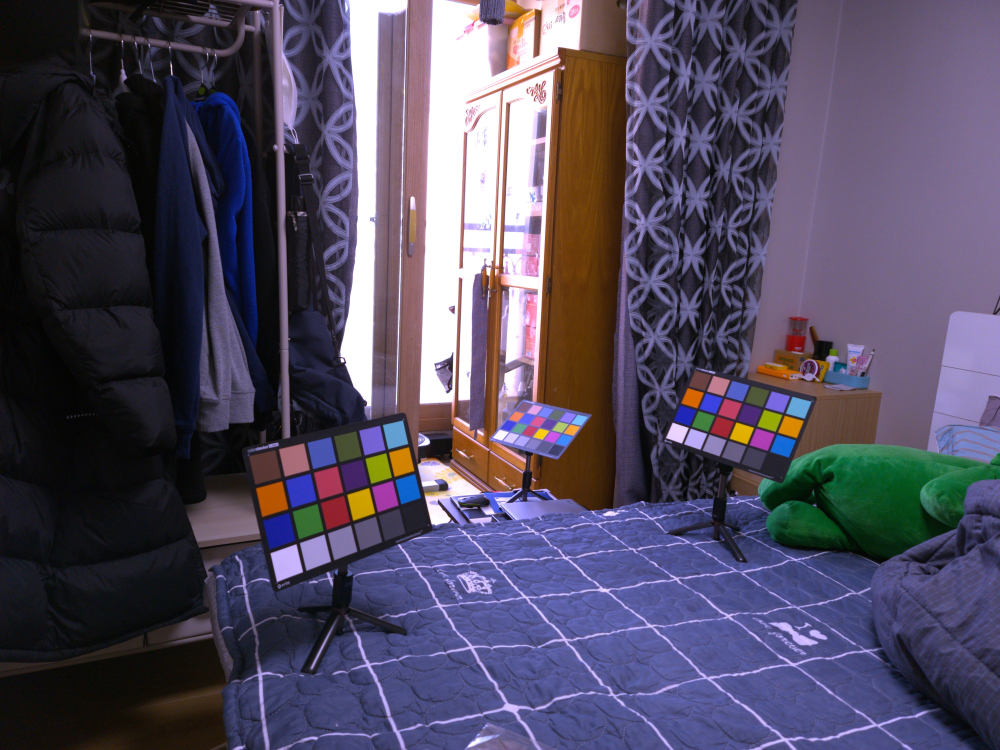
#> input picture Resultados/CorrectedMoment/0_ImagenCorregida_CorrectedMomentL2.jpg, 4000 x 3000 px, given as the content of the folder raw_images_2illuminants, which was not available (shown at 1/4 size)
$ python 'crear imagenes.py'
#> lines starting #> are read from the running program, lines starting #| are printed output that depends on the picture; pictures that were not available may be replaced by others from this repository, and a replacement may not be noted
### tfg.py
import cv2
import os
import seaborn as sns
import rawpy
import matplotlib.pyplot as plt
import csv
import pandas as pd
os.environ['OMP_NUM_THREADS'] = '10'
import numpy as np
from sklearn.tree import DecisionTreeRegressor
from scipy.spatial.distance import pdist
from sklearn.cluster import KMeans


class Illuminant_estimation():

    def __init__(self):
        self.images = []
        self.corrected_images = []
        self.groundtruth_images = []
        self.data_images = []
        self.r_groundtruth = []
        self.g_groundtruth = []
        self.r_trees = []
        self.g_trees = []
        self.ruta_images = os.path.abspath("galaxy")
        self.raw_1illuminant_images = []
        self.raw_2illuminant_images = []
        self.load_images()

    # [36 lines left out: function save_images, not called in this run]

    def load_images(self):
        carpeta = "raw_images_2illuminants"
        # Obtener la lista de todos los archivos en la carpeta
        archivos = os.listdir(carpeta)

        # Recorrer la lista de archivos y cargar las imágenes
        for archivo in archivos:
            ruta_archivo = os.path.join(carpeta, archivo)
            if os.path.isfile(ruta_archivo) and archivo.endswith(('.jpg', '.jpeg', '.png')):
                # Cargar la imagen
                img = cv2.imread(ruta_archivo)
#> img is the input picture: shape (3000, 4000, 3); mean B, G, R 96.1, 75.3, 82.1
                self.raw_2illuminant_images.append(img)

    # [593 lines left out: functions load_data, regression_tree_training, regression_tree_method, divide_image, gray_world_method, general_gray_world_method and 26 more, not called in this run]
        # rojo, verde, azul, amarillo,marron, naranja, rosa, blanco, gris, negro

### crear imagenes.py
from tfg import Illuminant_estimation
import cv2
import matplotlib.pyplot as plt
import os

test = Illuminant_estimation()


def imagen_comparativa():
    width, height = 500, 500
    space_width = 50

    # Cargar la imagen original y redimensionarla
    image = cv2.imread("galaxy/Place9/Place9_1.jpg")
    image = cv2.cvtColor(image, cv2.COLOR_BGR2RGB)
    image = cv2.resize(image, (width, height))
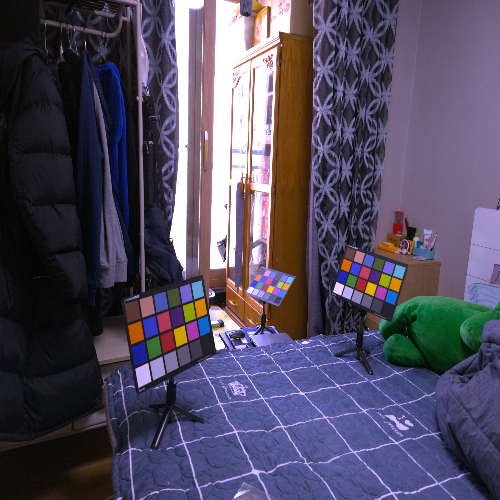
#> image: shape (500, 500, 3); mean R, G, B 82.4, 75.5, 96.1

    # Generar las cinco subimágenes
    subimages = []
    labels = ['L1', 'L2', 'L3', 'L4', 'L5']

    # Ruta de la carpeta que contiene las imágenes TIFF
    data = 'Resultados/CorrectedMoment'
    archivos = os.listdir(data)
    archivos.reverse()
    for i, archivo_tiff in enumerate(archivos):
        ruta_imagen = os.path.join(data, archivo_tiff)
        imagen = cv2.imread(ruta_imagen)
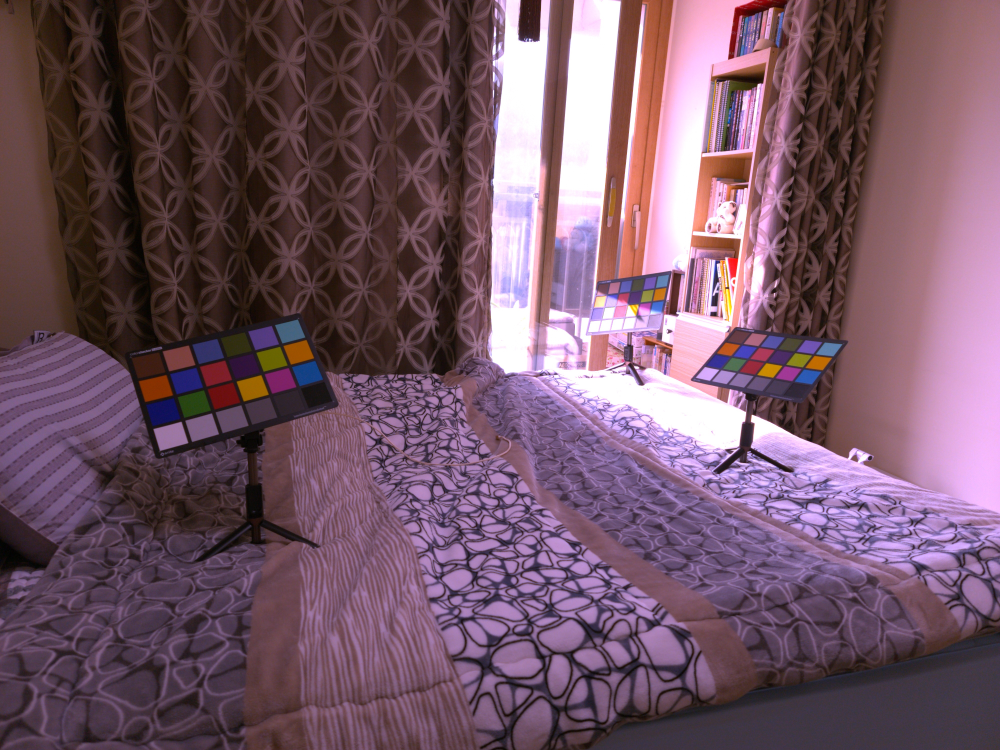
#> input picture Resultados/CorrectedMoment/12_ImagenCorregida_CorrectedMomentL2.jpg, 4000 x 3000 px (shown at 1/4 size)
#> imagen is the input picture: shape (3000, 4000, 3); mean B, G, R 101.5, 85.8, 115.2
        imagen = cv2.cvtColor(imagen, cv2.COLOR_BGR2RGB)
        subimages.append(imagen)

    # Crear la figura y los ejes
    fig, ax = plt.subplots(figsize=(10, 6))

    # Calcular los límites de los ejes
    total_width = width + space_width + width * 5

    # Mostrar la imagen original en la posición deseada
    ax.imshow(image, extent=(0, width, 0, height))
    ax.text(width / 2, height + 20, 'Imagen original', color='black', fontsize=12, ha='center')

    # Mostrar las subimágenes con sus etiquetas
    for i, subimage in enumerate(subimages):
        x_start = width + space_width + i * width
        x_end = x_start + width
        ax.imshow(subimage, extent=(x_start, x_end, 0, height))
        ax.text(x_start + width / 2, height + 20, labels[i], color='black', fontsize=12, ha='center')

    # Configurar los límites y la apariencia de los ejes
    ax.set_xlim(0, total_width)
    ax.set_ylim(0, height)
    ax.axis('off')

    # Guardar la imagen
    plt.savefig('imagen_comparativa.png', dpi=300, bbox_inches='tight')
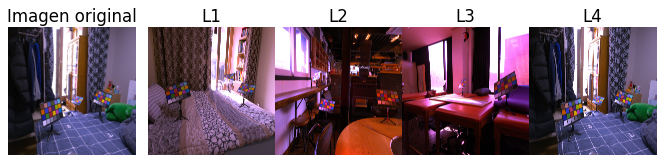
#> figure drawn by matplotlib, 1 panel

    # Mostrar la imagen en pantalla (opcional)
    plt.show()


imagen_comparativa()
